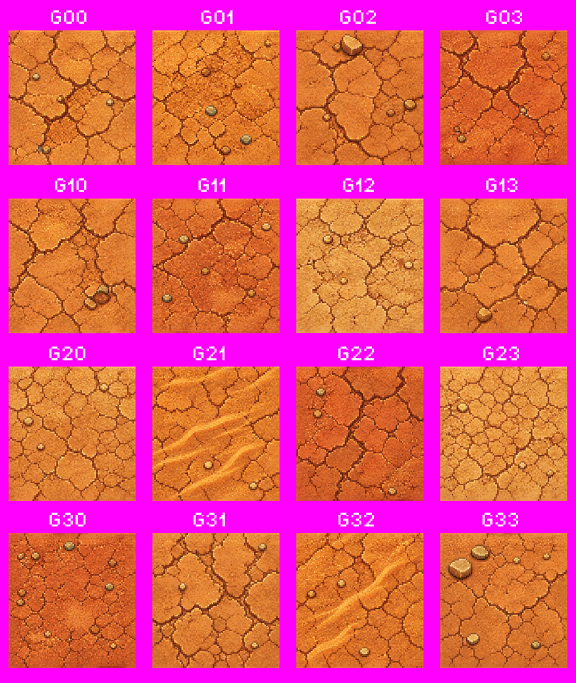
#> input picture assetsources/curated/bespoke/searing-canyon-m3-assets/cracked-earth-desert.png, 1152 x 1365 px (shown at 1/2 size)
$ python slice-searing-canyon-m3.py
#> lines starting #> are read from the running program, lines starting #| are printed output that depends on the picture; after the words box and inside, x2 and y2 are one past the last pixel; in counts of white or black regions, pixels touching at a corner belong together
#!/usr/bin/env python3
"""Slice the M3 image-gen contact sheets into engine-ready assets.

These are diffusion renders (high-res, ~184k colors), NOT pixel-exact grids, so the
cell rects are PROFILED from the magenta #FF00FF gutters rather than hardcoded -- the
same approach used for the cliff sheet (commit 8446136). Ground cells downscale to the
engine's 32x32; props are magenta-keyed, cropped to content bbox, and scaled down.

Outputs:
  assetsources/curated/sliced/cracked-earth-v1.png                          16x1 ground atlas (512x32)
  assetsources/curated/bespoke/searing-canyon-m3-assets/sliced/<label>.png  8 props (RGBA, cropped)
"""
import os
import numpy as np
from PIL import Image

ROOT = os.path.dirname(os.path.dirname(os.path.abspath(__file__)))
SRC = os.path.join(ROOT, "assetsources/curated/bespoke/searing-canyon-m3-assets")
GROUND_OUT = os.path.join(ROOT, "assetsources/curated/sliced/cracked-earth-v1.png")
PROP_DIR = os.path.join(SRC, "sliced")
PROP_LABELS = ["saguaro_lg", "saguaro_md", "saguaro_sm", "scrub_dead",
               "scrub_dry", "skull_pile", "scree_lg", "scree_sm"]
TS = 32
PROP_MAX = 96  # longest-side cap for prop sprites (native res; baker's dispW sets on-screen size)


def magenta_mask(arr):  # arr HxWx(3|4) uint8 -> bool HxW  (pure-magenta bg, for grid/gutter profiling)
    r, g, b = arr[..., 0].astype(int), arr[..., 1].astype(int), arr[..., 2].astype(int)
    return (r > 200) & (g < 90) & (b > 200)


def magenta_key_hsv(rgb_img):
    """Hue-based magenta detector for prop keying: targets the bright magenta hue band incl.
    near-magenta diffusion bleed, while sparing yellow grass / red scree / green cactus / bone
    (different hues) and dark brown/grey branches (magenta hue requires real saturation+value).
    Magenta hue in PIL's 0..255 H space ~= 212."""
    hsv = np.array(rgb_img.convert("HSV"))
    Hh, Ss, Vv = hsv[..., 0], hsv[..., 1], hsv[..., 2]
    # H band spans magenta toward red-magenta (~277deg..339deg) to catch bleed that skews red;
    # red scree (~0deg) and yellow grass (~50deg) sit well outside it.
    return (Hh >= 196) & (Hh <= 240) & (Ss > 80) & (Vv > 70)


def runs(active, min_len, merge_gap):
    """Contiguous True runs in a 1D bool array, merging gaps <= merge_gap, dropping len < min_len."""
    idx = np.where(active)[0]
    if len(idx) == 0:
        return []
    out, s, p = [], idx[0], idx[0]
    for i in idx[1:]:
        if i - p <= merge_gap:
            p = i
            continue
        out.append((s, p)); s = i; p = i
    out.append((s, p))
    return [(a, b) for a, b in out if b - a + 1 >= min_len]


def slice_ground():
    arr = np.array(Image.open(os.path.join(SRC, "cracked-earth-desert.png")).convert("RGBA"))
#> arr is the input picture: shape (1365, 1152, 4); mean R, G, B, A 224.3, 82, 110.5, 255
    H, W = arr.shape[:2]
#> H = 1365; W = 1152
    content = ~magenta_mask(arr)
#> in magenta_mask, `r, g, b = arr[..., 0].astype(int), arr[..., 1].astype(int), arr[..., 2..`:
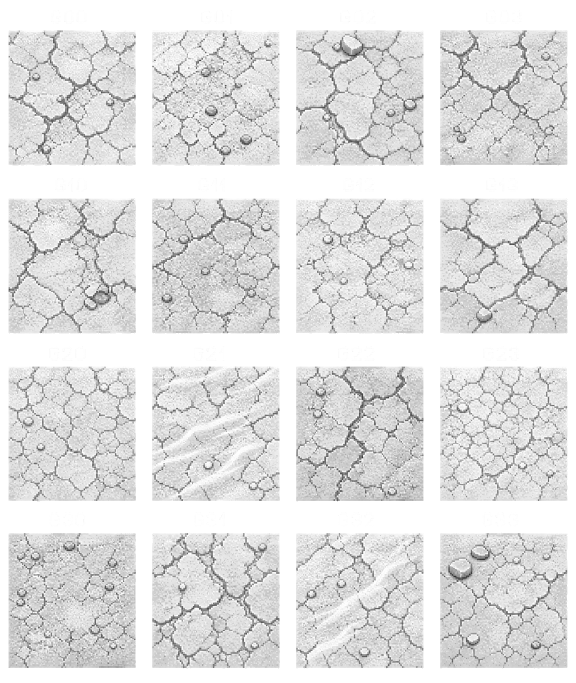
#> r: shape (1365, 1152) int64 (shown at 1/2 size); min 19, max 255, mean 224.3
#> in magenta_mask, `r, g, b = arr[..., 0].astype(int), arr[..., 1].astype(int), arr[..., 2..`:
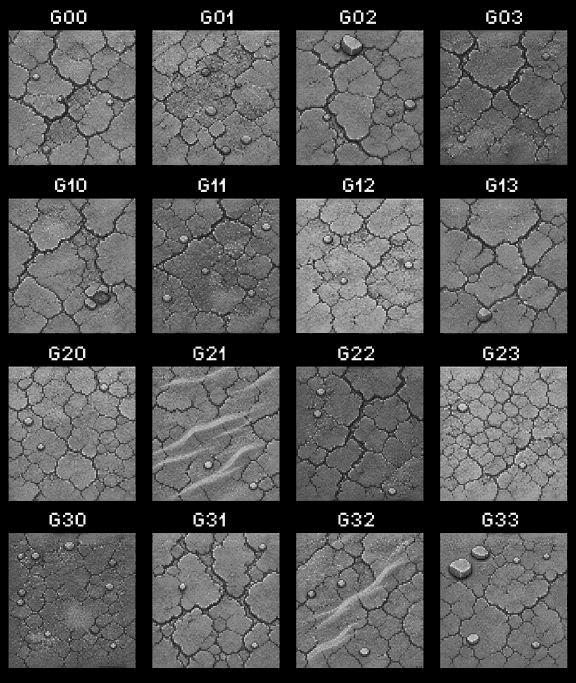
#> g: shape (1365, 1152) int64 (shown at 1/2 size); min 0, max 255, mean 82
#> in magenta_mask, `r, g, b = arr[..., 0].astype(int), arr[..., 1].astype(int), arr[..., 2..`:
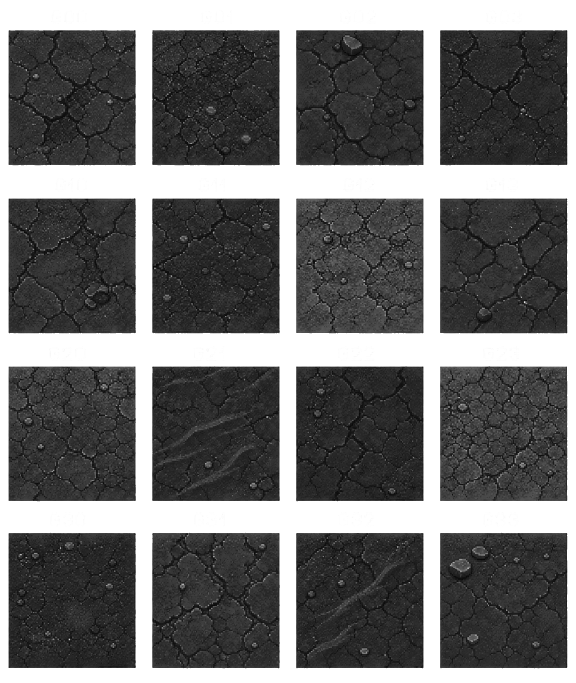
#> b: shape (1365, 1152) int64 (shown at 1/2 size); min 0, max 255, mean 110.5
#> in magenta_mask, `return (r > 200) & (g < 90) & (b > 200)`:
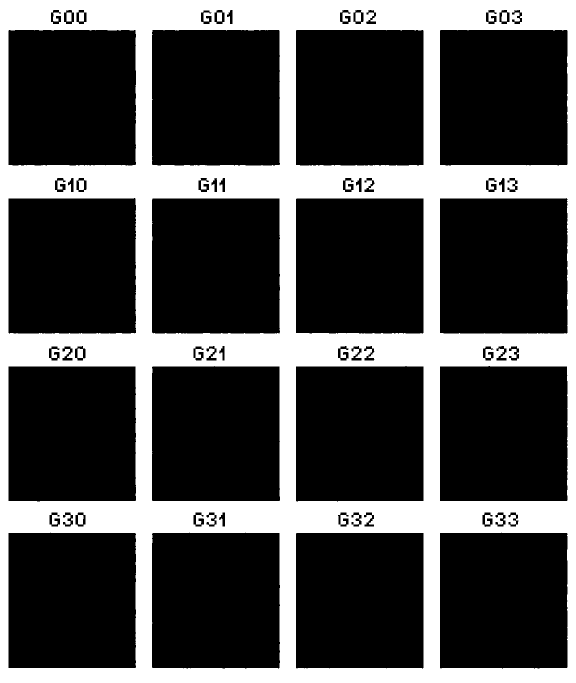
#> returned value: shape (1365, 1152) bool (shown at 1/2 size); 29.3% white; 8 white regions, largest, box (x1, y1, x2, y2) and area: (0, 0, 1152, 1365) 458688, (155, 697, 166, 716) 202, (711, 25, 722, 43) 197
    col_runs = runs(content.sum(axis=0) > H * 0.2, min_len=W // 12, merge_gap=4)
#> in runs, `idx = np.where(active)[0]`: idx = 1020 values from 17 to 1134
#> in runs, `out, s, p = [], idx[0], idx[0]`: out = []; s = 17
#> after the loop in runs, `for i in idx[1:]:`: out = [(17, 271), (304, 558), (592, 846)]
#> col_runs = [(17, 271), (304, 558), (592, 846), (880, 1134)]
    row_runs = runs(content.sum(axis=1) > W * 0.2, min_len=H // 12, merge_gap=4)
#> row_runs = [(60, 330), (397, 666), (733, 1001), (1066, 1335)]
    assert len(col_runs) == 4 and len(row_runs) == 4, f"expected 4x4 grid, got {len(col_runs)}x{len(row_runs)}"
    atlas = Image.new("RGBA", (16 * TS, TS))
#> atlas: PIL image 512x32 RGBA; every value is 0
    src = Image.fromarray(arr)
    for ri, (y0, y1) in enumerate(row_runs):
        for ci, (x0, x1) in enumerate(col_runs):
            tile = src.crop((x0, y0, x1 + 1, y1 + 1)).resize((TS, TS), Image.LANCZOS)
            atlas.paste(tile.convert("RGBA"), ((ri * 4 + ci) * TS, 0))
#> this loop made 4 passes
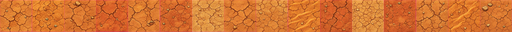
#> atlas: PIL image 512x32 RGBA; mean R, G, B, A 211.1, 114.8, 48.3, 255
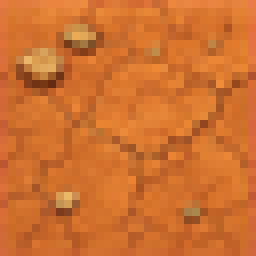
#> tile: PIL image 32x32 RGBA (shown 8 times larger); mean R, G, B, A 206.6, 112.4, 47.8, 255
    leak = int(magenta_mask(np.array(atlas)).sum())
#> in magenta_mask (call 2), `r, g, b = arr[..., 0].astype(int), arr[..., 1].astype(int), arr[..., 2..`:
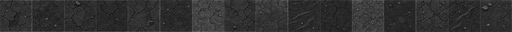
#> b: shape (32, 512) int64; min 15, max 113, mean 48.3
#> in magenta_mask (call 2), `return (r > 200) & (g < 90) & (b > 200)`: returned value: shape (32, 512) bool; every value is 0
#> leak = 0
    atlas.save(GROUND_OUT)
    return atlas.size, leak, len(col_runs), len(row_runs)


def slice_props():
    arr = np.array(Image.open(os.path.join(SRC, "desert-props.png")).convert("RGBA"))
    H, W = arr.shape[:2]
    content = ~magenta_mask(arr)
    coln = content.sum(axis=0) / H                 # per-column content fraction (0..1)
    # Auto-tune the prop/gutter threshold: sweep from high to low and take the first level that
    # resolves exactly 8 prop blobs (merge_gap bridges internal sparse columns within one prop;
    # min_len drops stray specks). Diffusion gutters aren't exactly empty, so no fixed cut works.
    bands, chosen = [], None
    for T in np.linspace(0.30, 0.02, 57):
        cand = runs(coln > T, min_len=W // 50, merge_gap=W // 110)
        if len(cand) == 8:
            bands, chosen = cand, T
            break
    print(f"  [props] threshold={chosen:.3f} -> {len(bands)} bands: {[(int(a), int(b)) for a, b in bands]}")
    assert len(bands) == 8, f"expected 8 props, got {len(bands)} bands (sweep failed)"
    # strip the top label strip: first full-width content row-run = the labels, separated from the
    # bottom-anchored props by a magenta band. Excluding it keeps labels out of each prop's bbox.
    row_runs = runs(content.sum(axis=1) > W * 0.01, min_len=H // 100, merge_gap=5)
    cutoff = (row_runs[0][1] + 4) if row_runs else 0
    print(f"  [props] label strip ends y={row_runs[0][1] if row_runs else 0}, prop crop starts y={cutoff}")
    os.makedirs(PROP_DIR, exist_ok=True)
    src = Image.fromarray(arr)
    dims = {}
    for label, (x0, x1) in zip(PROP_LABELS, bands):
        sub = src.crop((x0, cutoff, x1 + 1, H)).convert("RGBA")
        a = np.array(sub)
        a[magenta_key_hsv(Image.fromarray(a).convert("RGB"))] = (0, 0, 0, 0)   # hue-key magenta -> transparent
        keyed = Image.fromarray(a)
        bbox = keyed.getbbox()
        keyed = keyed.crop(bbox)                        # tighten to content
        if max(keyed.size) > PROP_MAX:                  # downscale render to native sprite res
            s = PROP_MAX / max(keyed.size)
            # premultiplied resize (RGBa) so transparent pixels don't bleed a dark fringe into edges
            keyed = keyed.convert("RGBa").resize((max(1, round(keyed.width * s)), max(1, round(keyed.height * s))), Image.LANCZOS).convert("RGBA")
        keyed.save(os.path.join(PROP_DIR, f"{label}.png"))
        dims[label] = keyed.size
    return dims


if __name__ == "__main__":
    (gw, gh), leak, nc, nr = slice_ground()
#> gw = 512; gh = 32; leak = 0; nc = 4; nr = 4
    print(f"ground: profiled {nc}x{nr} grid -> {gw}x{gh} cracked-earth-v1.png (magenta leak: {leak} px)")
#| ground: profiled 4x4 grid -> 512x32 cracked-earth-v1.png (magenta leak: 0 px)
#> (the run stopped early here; a loop or call above may not have finished)
